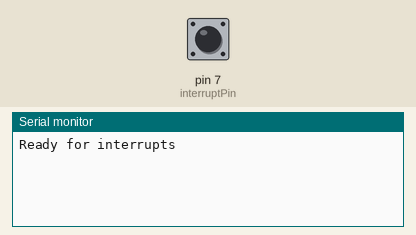
Simulated run of this sketch. Board: Arduino Uno, built with avr-gcc and run on an emulated ATmega328P. On the bench: the last lines printed to the serial monitor. The inputs (shaded band) are chosen by the test bench; at power-on: pin 7 (interruptPin) HIGH. Sleep ends after the set time or at an interrupt.

Above: at 5.0 s.
5.1 s: pin 7 (interruptPin) pulled LOW for 0.15 s
At 5.9 s:
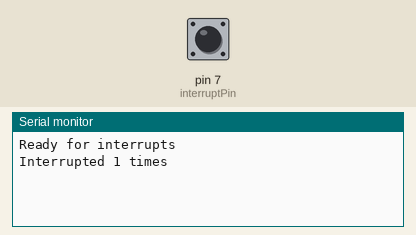
6.7 s: pin 7 (interruptPin) pulled LOW for 1 s
At 7.2 s:
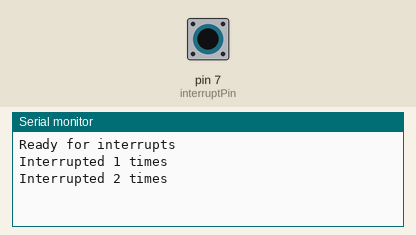
9.2 s: pin 7 (interruptPin) pulled LOW for 0.15 s
At 10.3 s:
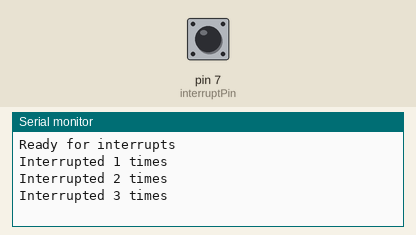

Measured:
- after the input at 5.1 s, the serial monitor: prints a new line at once (image 1)
- after the input at 6.7 s, the serial monitor: prints a new line at once (image 2)
- after the input at 9.2 s, the serial monitor: prints a new line at once (image 3)

The sketch:

Interrupt_Tester.ino
```cpp
/*
 * Reference: https://thewanderingengineer.com/2014/08/11/arduino-pin-change-interrupts/
 */

#include <avr/sleep.h>

volatile int count;
volatile bool buttonPressed;

const int interruptPin = 7;       // Interrupt pin 7 [D7]
const int PCICR_MASK = 0b00000100;  // PCICR mask value to enable Port d interrupts (D0 - D7]
const int PCINT_MASK = 0b10000000;  // PCMSK mask value for pin 7 [PD7] on Arduino Uno
const int debounceTime = 20;      // Debounce time in milliseconds

// Pin Change Interrupt service routine
ISR (PCINT2_vect) {
  if(LOW == digitalRead(interruptPin)) {
    count++;
    buttonPressed = true;
  }
  else
    buttonPressed = false;
}

void setup() {
  // Set the interrupt pin as an input
  pinMode(interruptPin, INPUT);

  // Set count to 0 and flag to false
  count = 0;
  buttonPressed = false;

  // Setup and start the serial interface
  Serial.begin(115200);
  delay(100); // Allow setup to complete

  // Enable interrupts
  enableInterrupts();

  // Send a message to confirm program is ready
  Serial.println("Ready for interrupts");
  delay(100); // Allow transmission to complete

  // Put the device to sleep (low power mode)
  sleepNow();
}

void loop() {
  // An interrupt has occured and the device is awake

  // Disable the selected  interrupts triggering more interrupts
  //noInterrupts();     // disable all interrupts
  disableInterrupts();  // disable interrupts

  // Check if button has been pressed
  if(true == buttonPressed){

    // Upon interrupt triggered reset flag and print message
    buttonPressed = false;
    Serial.print("Interrupted ");
    Serial.print(count);
    Serial.println(" times");
    delay(100); // Allow the transmission to complete
  }

  //interrupts();     // Re-enable all interrupts
  enableInterrupts(); // Re-enable interrupts
  sleepNow(); // Put the device to sleep
}

/*
 * enableInterrupts()
 * Enables the relevant interrupts only
 */
void enableInterrupts() {
  cli();
  PCICR |= PCICR_MASK;    // Enables selected port interrupts
  PCMSK2 |= PCINT_MASK;   // Enables selected pins
  sei();
}

/*
 * disableInterrupts()
 * Disables only the interrutps used
 */
void disableInterrupts() {
  cli();
  PCICR &= !PCICR_MASK;   // Disable selected port interrupts
  PCMSK2 &= !PCINT_MASK;  // Disable selected pins
  sei();

}

/*
 * sleepNow()
 * Puts the device to sleep (low power mode)
*/
void sleepNow() {
  set_sleep_mode (SLEEP_MODE_PWR_DOWN);
  sleep_enable ();          // enables the sleep bit in the mcucr register
  sleep_mode ();            // here the device is actually put to sleep!!
}  // end of sleepNow

/*
 * testPin()
 * Used for debug purpose only to check the polarity of the pin and confirm that it changes state
*/
void testPin() {
  // Check the state of the interrupt pin
  int state = digitalRead(interruptPin);

  if(LOW == state) {
    Serial.println("LOW");
  }
  else {
    Serial.println("HIGH");
  }
}
```
